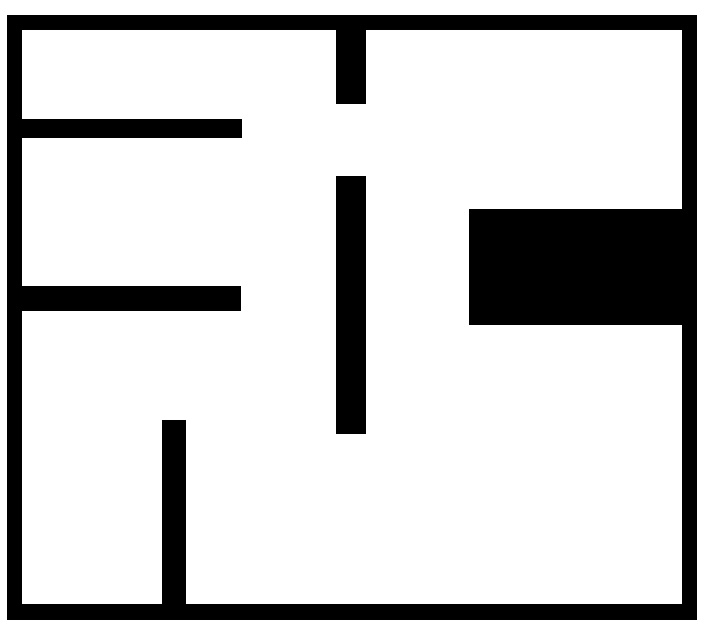
#> input picture RRT+Replanning+RRN/simplemap.jpg, 715 x 637 px, found by its file name
$ python filter_maps.py
#> lines starting #> are read from the running program, lines starting #| are printed output that depends on the picture
# Main and helper function

from PIL import Image, ImageFilter
import numpy as np
import matplotlib.pyplot as plt


def load_map(file_path, resolution_scale):
    ''' Load map from an image and return a 2D binary numpy array
        where 0 represents obstacles and 1 represents free space
    '''
#> called with file_path = 'simplemap.jpg', resolution_scale = 0.1
    # Load the image with grayscale
    img = Image.open(file_path).convert('L')
    img = img.filter(ImageFilter.MinFilter(5)) # Use 5 for floor plan jpgs and 15 for simplemap jpgs
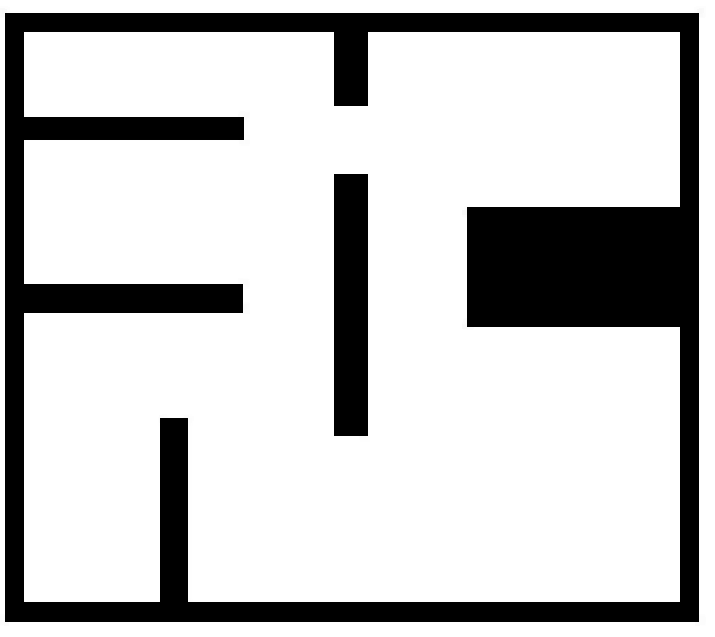
#> img: PIL image 715x637 L; min 0, max 255, mean 197.7
    img.show()

if __name__ == "__main__":
    map_array = load_map("simplemap.jpg", 0.1)

$ run again, with RRT+Replanning+RRN/floor_plan.jpg copied over RRT+Replanning+RRN/simplemap.jpg
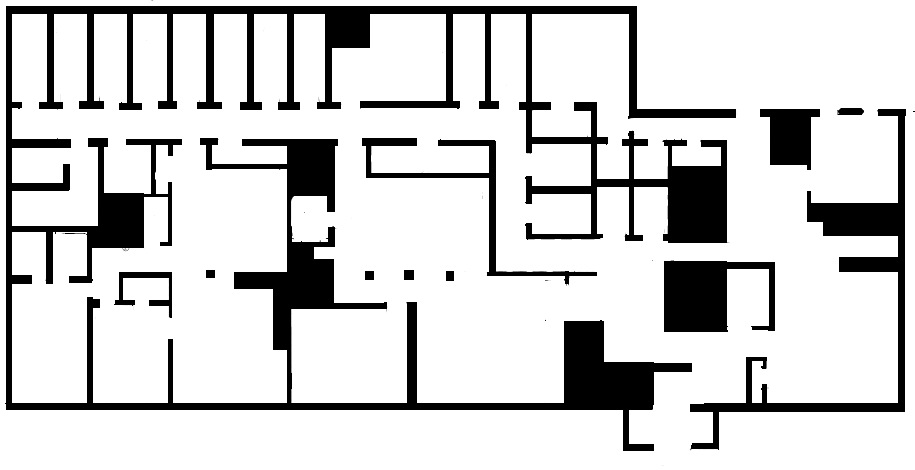
#> input picture RRT+Replanning+RRN/floor_plan.jpg, 915 x 470 px, found by its file name
#> in load_map, `img = img.filter(ImageFilter.MinFilter(5))`:
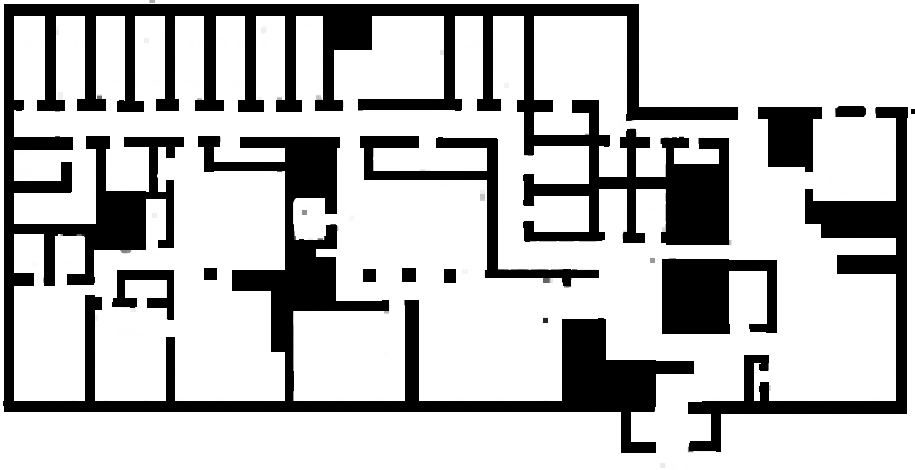
#> img: PIL image 915x470 L; min 0, max 255, mean 189.4
